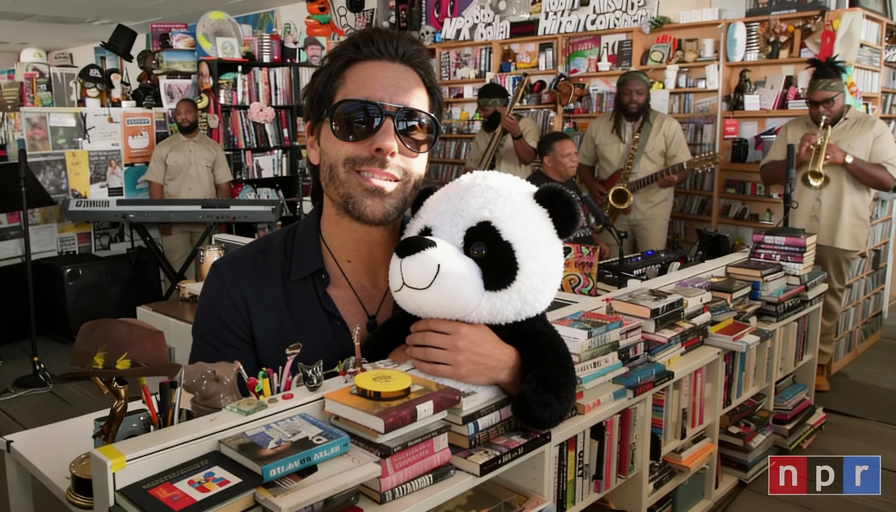
#> input picture Music/VISUALES/FORGE_ORGANIZED/Images/20260105_VIS_40464_v1.jpg, 2688 x 1536 px (shown at 1/3 size)
$ python -i generate.py   (imports and definitions only)
#> lines starting #> are read from the running program, lines starting #| are printed output that depends on the picture
#> further down, picture is the input picture: PIL image 2688x1536 RGB; mean R, G, B 106.1, 90.1, 77.5
import os
import json
import random
import math
from PIL import Image, ImageDraw, ImageFilter, ImageEnhance, ImageFont

# CONSTANTS - AESTHETIC OMEGA
BG_COLOR = (10, 10, 10)  # #0A0A0A
NEON_BLUE = (43, 59, 229)  # #2B3BE5
NEON_GLOW_LIGHT = (80, 100, 255)
BRIGHT_WHITE = (245, 245, 245)
MUTED_GREY = (100, 100, 105)
ALERT_RED = (229, 43, 80)

SECTORS = ["SECTOR_ALPHA", "SECTOR_BETA", "SECTOR_GAMMA", "SECTOR_DELTA", "SECTOR_EPSILON", "SECTOR_OMEGA"]
SIDES = ["ESTE_LADO", "OTRO_LADO", "NINGUN_LADO"]
COMPLIANCE_STATUS = ["SECURED", "BREACHED", "LIMINAL", "UNSTABLE"]

def get_glow_color(base_color, factor):
    return tuple(min(255, int(c * factor)) for c in base_color)

# [56 lines left out: functions draw_grid, draw_noise_grain, draw_glow_line, draw_industrial_fence, not called in this run]

def apply_glitch(img, severity=1):
#> called with severity = 1
    if severity == 0:
        return img

    width, height = img.size
#> width = 2688; height = 1536
    # Vertical slice offsets
    for _ in range(random.randint(2, 5 * severity)):
        slice_y = random.randint(100, height - 100)
        slice_h = random.randint(10, 50 * severity)
        offset = random.randint(-40, 40) * severity

        # Crop slice and paste offset
        box = (0, slice_y, width, min(height, slice_y + slice_h))
        slice_img = img.crop(box)
        img.paste(slice_img, (offset, slice_y))
#> this loop made 5 passes
#> pass 2, in apply_glitch, `slice_img = img.crop(box)`:
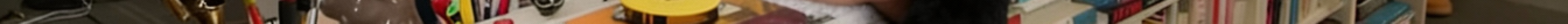
#> slice_img: PIL image 2688x41 RGB (shown at 1/2 size); mean R, G, B 95.1, 77.3, 57.6
#> pass 3, in apply_glitch, `slice_img = img.crop(box)`:
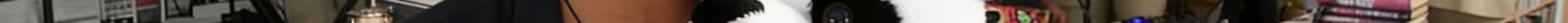
#> slice_img: PIL image 2688x40 RGB (shown at 1/2 size); mean R, G, B 90.3, 78.7, 70.3
#> after the loop:
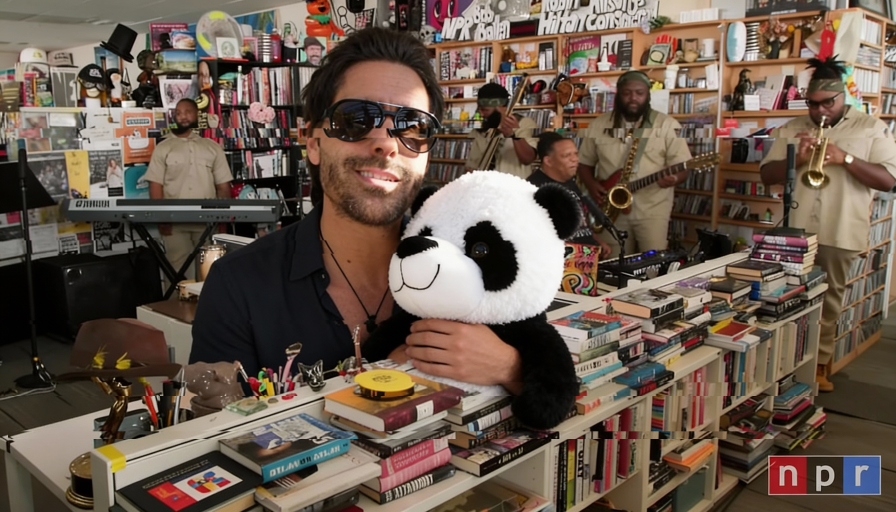
#> img: PIL image 2688x1536 RGB (shown at 1/3 size); mean R, G, B 106.1, 90.1, 77.6
#> after the loop:
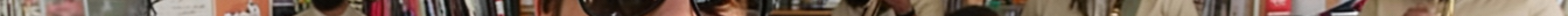
#> slice_img: PIL image 2688x28 RGB (shown at 1/2 size); mean R, G, B 119.3, 98.2, 84.3

    # RGB Split effect
    if random.random() < 0.5 * severity:
        r, g, b = img.split()
        # Shift channels
        r_offset = random.randint(-5, 5)
        g_offset = random.randint(-5, 5)

        r_shifted = Image.new("L", img.size)
        r_shifted.paste(r, (r_offset, 0))
        g_shifted = Image.new("L", img.size)
        g_shifted.paste(g, (0, g_offset))

        img = Image.merge("RGB", (r_shifted, g_shifted, b))

    return img

# [116 lines left out: functions add_telemetry_text, generate_piece, main, not called in this run]

# [2 lines not run here, left out]

>>> from PIL import Image
>>> picture = Image.open('../../FORGE_ORGANIZED/Images/20260105_VIS_40464_v1.jpg')
>>> result = apply_glitch(picture)

$ run again, on Music/VISUALES/FORGE_ORGANIZED/Images/20260105_VIS_87073_v1.jpg
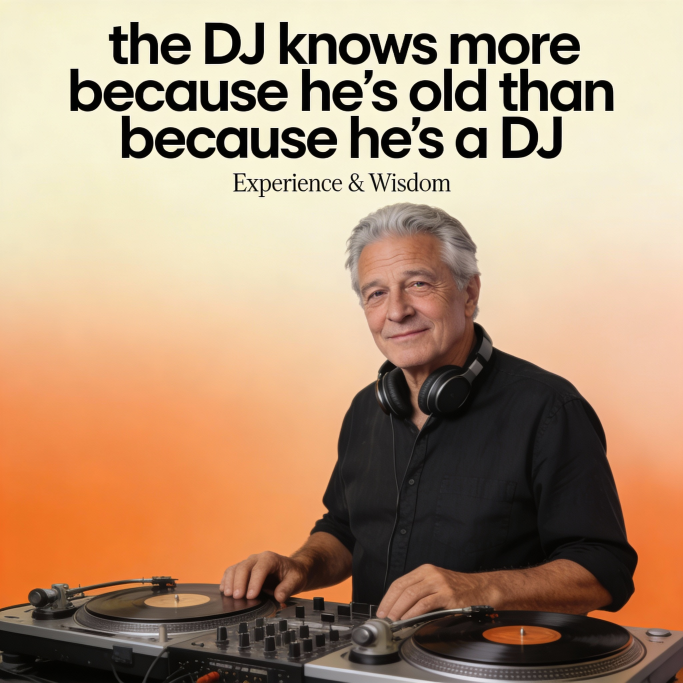
#> input picture Music/VISUALES/FORGE_ORGANIZED/Images/20260105_VIS_87073_v1.jpg, 2048 x 2048 px (shown at 1/3 size)
#> picture is the input picture: PIL image 2048x2048 RGB; mean R, G, B 177.3, 148, 120.6
#> in apply_glitch, `g_shifted.paste(g, (0, g_offset))`:
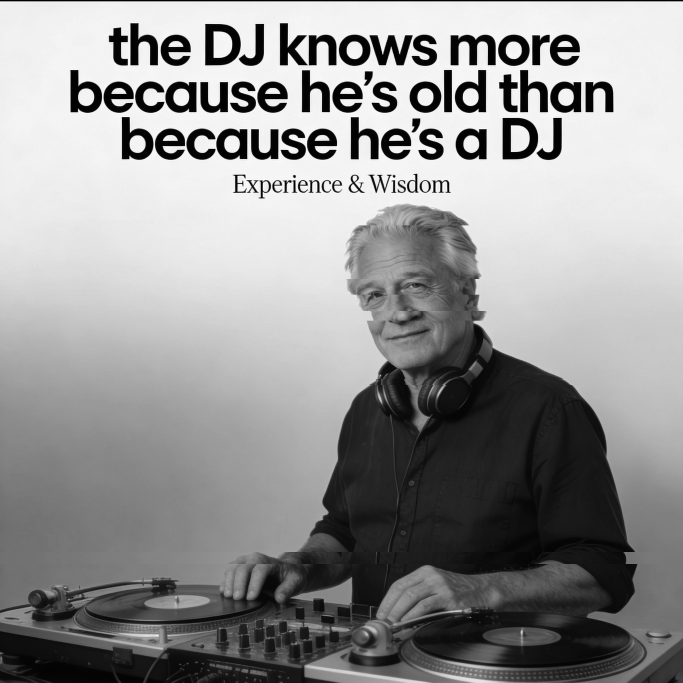
#> g_shifted: PIL image 2048x2048 L (shown at 1/3 size); min 0, max 255, mean 147.8
#> in apply_glitch, `img = Image.merge("RGB", (r_shifted, g_shifted, b))`:
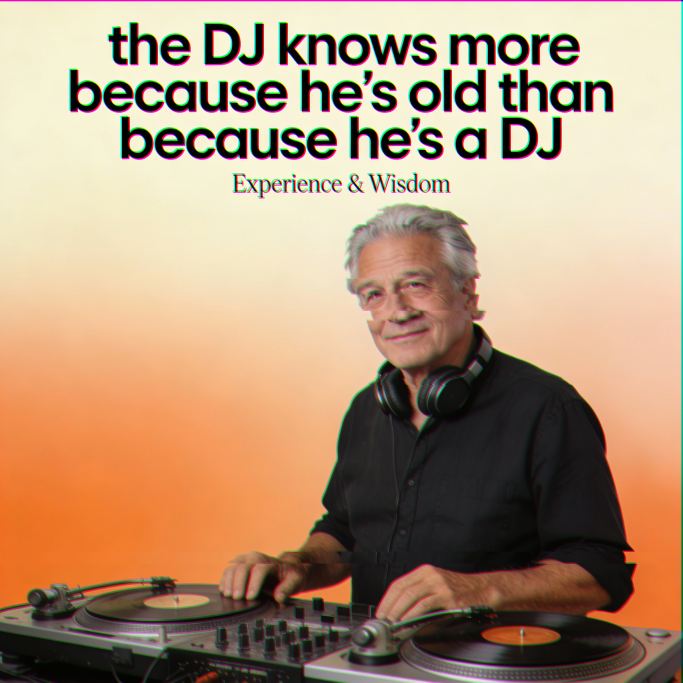
#> img: PIL image 2048x2048 RGB (shown at 1/3 size); mean R, G, B 176.9, 147.8, 120.6
